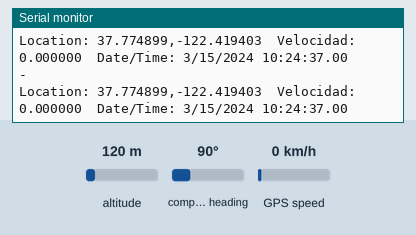
This sketch was run on a simulated ESP8266 (NodeMCU). On the bench: the last lines printed to the serial monitor. The test bench sets the inputs (shaded band); at power-on: GPS speed 0 km/h, altitude 120 m, compass heading 90°. WiFi joins after 1.5 s; servers stay silent unless stated; the GPS gets a fix after 3 s at 37.7749, -122.4194 with 8 satellites.

Above: at 7.7 s.
7.8 s: GPS speed set to 2 km/h
At 9.1 s:
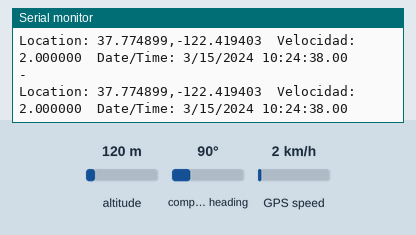
9.3 s: GPS speed set to 30 km/h
At 10.3 s:
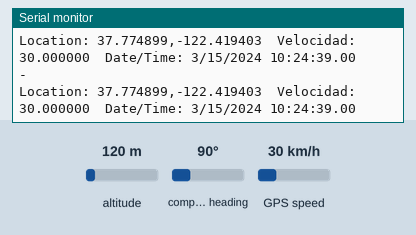
Timing chart, 0 to 12.3 s (numbered marks = the images above; inputs shaded):
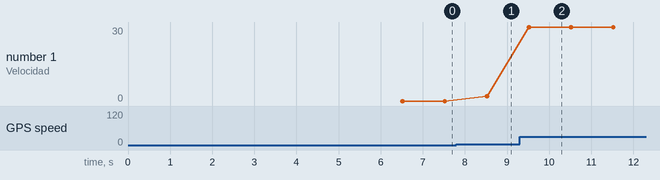

Measured:
- after the input at 7.8 s, the serial monitor: prints a new line after 0.72 s (image 1)
- after the input at 9.3 s, the serial monitor: prints a new line after 0.22 s (image 2)
- plotted number 1: 0 → 2 after the input at 7.8 s, 2 → 30 after the input at 9.3 s

The sketch:

PmodGPS.ino
```cpp
#include <TinyGPS++.h>
#include <SoftwareSerial.h>

//librerias wifi

#include <ESP8266WiFi.h>
//#include <WiFiClient.h>
#include <ESP8266WebServer.h>
//#include <ESP8266mDNS.h>

/*
   This sample sketch demonstrates the normal use of a TinyGPS++ (TinyGPSPlus) object.
   It requires the use of SoftwareSerial, and assumes that you have a
   4800-baud serial GPS device hooked up on pins 4(rx) and 3(tx).
*/
#define Rx D3// TXPin
#define Tx D4// RXPin

//static const int RXPin = 4, TXPin = 3;
static const uint32_t GPSBaud = 9600;

// The TinyGPS++ object
TinyGPSPlus gps;

// The serial connection to the GPS device
SoftwareSerial ss(Rx, Tx);

//Default is AP mode.
int wifiType = 0; // 0:Station  1:AP

IPAddress staticIP(192,168,1,22);
IPAddress gateway(192,168,1,0);
IPAddress subnet(255,255,255,0);

//Station mode you should put your ssid and password
const char *ssid = "TP-LINK_F90A14"; // Put your SSID here
const char *password = "11135999"; // Put your PASSWORD here

 float latitud;
 float longitud;
 float velocidad;

 String datos="";

  ESP8266WebServer server(80);

void handleRoot()
{
//   server.send(200, "text/plain", "Hola mundo!");
//    server.send(200, "text/plain", "---->");
    datos=String(latitud,6)+","+String(longitud,6)+","+String(velocidad,6);
     server.send(200, "text/plain",datos );
}

void handleNotFound()
{
   server.send(404, "text/plain", "Not found");
}

void setup()
{
  Serial.begin(115200);
  ss.begin(GPSBaud);

  Serial.println(F("DeviceExample.ino"));
  Serial.println(F("A simple demonstration of TinyGPS++ with an attached GPS module"));
  Serial.print(F("Testing TinyGPS++ library v. ")); Serial.println(TinyGPSPlus::libraryVersion());
  Serial.println(F("by Mikal Hart"));
  Serial.println();


     WiFi.mode(WIFI_STA);
    WiFi.begin(ssid, password);
    WiFi.config(staticIP, gateway, subnet);
    while (WiFi.status() != WL_CONNECTED) {
      delay(500);
      //Serial.print(".");
    }
   Serial.println("WiFi connected");
//    Serial.println("");
    Serial.println(WiFi.localIP());
    delay(5000);
    // Start the server

  // Ruteo para '/'
   server.on("/", handleRoot);

   // Ruteo para '/inline' usando función lambda
   server.on("/inline", []() {
      server.send(200, "text/plain", "Esto tambien funciona");
   });

   // Ruteo para URI desconocida
   server.onNotFound(handleNotFound);

   // Iniciar servidor
   server.begin();
   Serial.println("HTTP server started");
//}
}

void loop()
{

  server.handleClient();

  // This sketch displays information every time a new sentence is correctly encoded.
  while (ss.available() > 0){
  //Serial.println(ss.read());
    if (gps.encode(ss.read())){
      Serial.println("-");
      displayInfo();
    }
  }

  if (millis() > 5000 && gps.charsProcessed() < 10)
  {
    Serial.println(F("No GPS detected: check wiring."));
    while(true);
  }
}

void displayInfo()
{
  Serial.print(F("Location: "));
  if (gps.location.isValid() ) // && gps.location.isUpdated()
  {   // datos del gps
    latitud=gps.location.lat();
    Serial.print(latitud, 6);
    Serial.print(F(","));
    longitud=gps.location.lng();
    Serial.print(longitud, 6);
  }
  else
  {
    Serial.print(F("INVALID"));
  }

   Serial.print(F("  Velocidad: "));
  if (gps.speed.isValid())
  {   // datos de velocidad
    velocidad=gps.speed.kmph();
    Serial.print(velocidad, 6);
  }
  else
  {
    Serial.print(F("INVALID"));
  }

  Serial.print(F("  Date/Time: "));
  if (gps.date.isValid())
  {                    // Fecha del gps
    Serial.print(gps.date.month());
    Serial.print(F("/"));
    Serial.print(gps.date.day());
    Serial.print(F("/"));
    Serial.print(gps.date.year());
  }
  else
  {
    Serial.print(F("INVALID"));
  }

  Serial.print(F(" "));
  if (gps.time.isValid())
  {      //hora del gps
    if (gps.time.hour() < 10) Serial.print(F("0"));
    Serial.print(gps.time.hour());
    Serial.print(F(":"));
    if (gps.time.minute() < 10) Serial.print(F("0"));
    Serial.print(gps.time.minute());
    Serial.print(F(":"));
    if (gps.time.second() < 10) Serial.print(F("0"));
    Serial.print(gps.time.second());
    Serial.print(F("."));
    if (gps.time.centisecond() < 10) Serial.print(F("0"));
    Serial.print(gps.time.centisecond());
  }
  else
  {
    Serial.print(F("INVALID"));
  }

  Serial.println();
}
```
